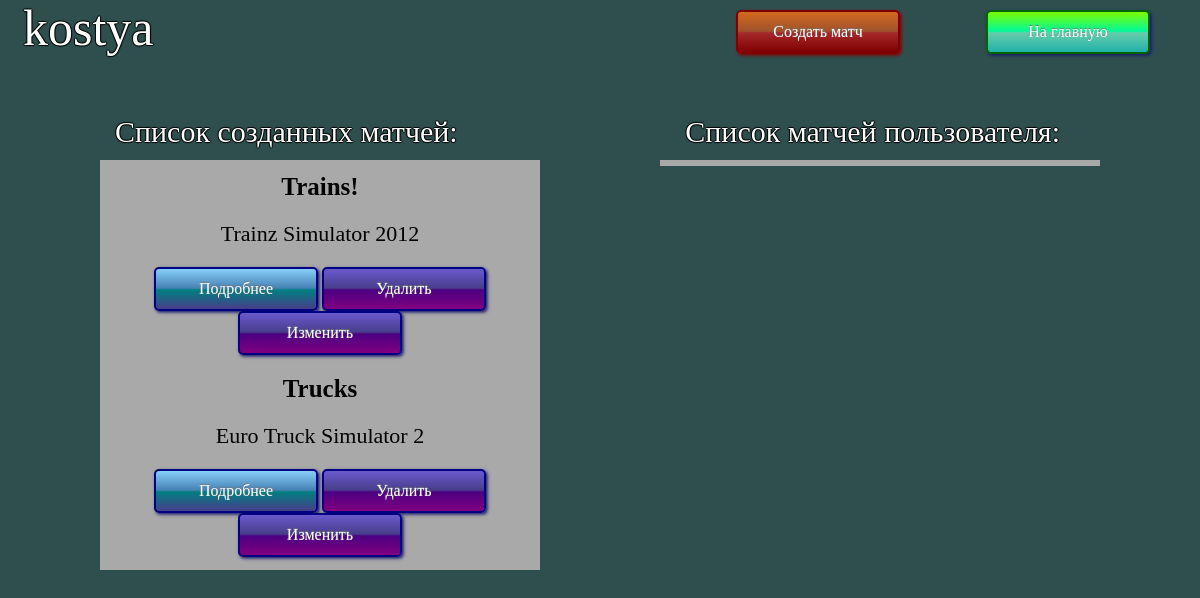
Screenshot of /userinfo (signed in) with the database file from the repository.
### app/models.py (models this page shows, shortened)
class User(db.Model, UserMixin):
    id = db.Column(db.Integer, primary_key=True)
    username = db.Column(db.String(20), unique=True, nullable=False)
    email = db.Column(db.String(120), unique=True, nullable=False)
    password = db.Column(db.String(60), nullable=False)
    is_admin = db.Column(db.Boolean)
    rooms = db.relationship('Room', secondary='user_room', backref='participants', lazy=True)
    user_rooms = db.relationship('Room', backref='host', lazy=True)

class Room(db.Model):
    id = db.Column(db.Integer, primary_key=True)
    name = db.Column(db.String(20))
    start_time = db.Column(db.DateTime)
    max_num_of_player = db.Column(db.Integer)
    host_message = db.Column(db.String(2020))
    host_id = db.Column(db.Integer, db.ForeignKey('user.id'))
    game_id = db.Column(db.Integer, db.ForeignKey('game.id'))

class Game(db.Model):
    id = db.Column(db.Integer, primary_key=True)
    name = db.Column(db.String(40))
    game_genre_id = db.Column(db.Integer, db.ForeignKey('genre.id'))
    rooms = db.relationship('Room', backref='game', lazy=True)

### app/users/routes.py (the view)
@users.route("/userinfo")
@login_required
def user_info():
    rooms, user_rooms = access.get_user_information(current_user)
    return render_template("usr_page.html", rooms=rooms, user_rooms=user_rooms)

### app/models.py (called while the page is built)
@login_manager.user_loader
def load_user(user_id):
    return User.query.get(int(user_id))

### app/users/func.py (called while the page is built)
    def get_user_information(self, user):
        rooms = user.rooms
        user_rooms = user.user_rooms
        return rooms, user_rooms

### app/templates/usr_page.html (shortened to what this page needs)
<html>
<head>
<link rel="stylesheet" type="text/css" href="../static/usr_page_style.css">
</head>
<body/>
<a href="{{ url_for('main.home') }}" class="button1">На главную</a>
<a href="{{ url_for('matches.edit_match', room_id=0) }}" class="button2">Создать матч</a>
<h1>{{ current_user.username }}</h1>
<h2>Список матчей пользователя:</h2>
<h3>Список созданных матчей:</h3>
<div class="box1">
  {% for user_room in user_rooms %}
  <div class="title">
    {{ user_room.name }}
  </div>
  <div class="meaning">
    {{ user_room.game.name }}
  </div>
    <div class="button">
  	<a href="{{ url_for('matches.show_room', room_id=user_room.id) }}" class="button25">Подробнее</a>
	<a href="{{ url_for('matches.delete_room', room_id=user_room.id) }}" class="button24">Удалить</a>
	<a href="{{ url_for('matches.edit_match', room_id=user_room.id) }}" class="button24">Изменить</a>
	</div>
    {% endfor %}
</div>
<div class="box2">
</div>
</body>
</html>

### app/static/usr_page_style.css (style rules this page uses)
body { background-color: #2F4F4F; }
h1 { position: absolute; top:-50px;color:#FFF; font-size:50px; padding:15px; font-weight: 100; text-shadow: 1px 0 1px #000, 0 1px 1px #000, -1px 0 1px #000, 0 -1px 1px #000; }
h2 { color:#FFF; font-size:30px; position: absolute; right: 125px; top:75px; padding:15px; font-weight: 100; text-shadow: 1px 0 1px #000, 0 1px 1px #000, -1px 0 1px #000, 0 -1px 1px #000; }
h3 { color:#FFF; font-size:30px; position: absolute; left: 100px; top:70px; padding:15px; font-weight: 100; text-shadow: 1px 0 1px #000, 0 1px 1px #000, -1px 0 1px #000, 0 -1px 1px #000; }
.box1 { position: absolute; left: 100px; top:150px; width: 400px; margin: 10px auto; padding: 3px 20px; background-color: #A9A9A9; }
.box1 .title, .box1 .meaning { text-align: center; padding-top: 10px; padding-bottom: 10px; }
.box1 .title { font-size: 25px; font-weight: bold; }
.box1 .meaning { font-size: 22px; }
.box1 .button { margin:10px auto; text-align: center; }
a.button25 { position: relative; display: inline-block; width: 10em; height: 2.5em; line-height: 2.5em; vertical-align: middle; text-align: center; text-decoration: none; text-shadow: 0 -1px 1px #777; color: #fff; outline: none; border: 2px solid #000080; border-radius: 5px; box-shadow: 0 0 0 60px rgba(0,0,0,0) inset, .1em .1em .2em #191970; background: linear-gradient(#87CEFA, #4682B4 48%, #008080 52%, #483D8B); }
a.button24 { position: relative; display: inline-block; width: 10em; height: 2.5em; line-height: 2.5em; vertical-align: middle; text-align: center; text-decoration: none; text-shadow: 0 -1px 1px #777; color: #fff; outline: none; border: 2px solid #000080; border-radius: 5px; box-shadow: 0 0 0 60px rgba(0,0,0,0) inset, .1em .1em .2em #191970; background: linear-gradient(#6A5ACD, #483D8B 48%, #4B0082 52%, #800080); }
.box2 { position: absolute; right: 100px; top:150px; width: 400px; margin: 10px auto; padding: 3px 20px; background-color: #A9A9A9; }
a.button1 { position: absolute; right: 50px; top:10px; display: inline-block; width: 10em; height: 2.5em; line-height: 2.5em; vertical-align: middle; text-align: center; text-decoration: none; text-shadow: 0 -1px 1px #777; color: #fff; outline: none; border: 2px solid #006400; border-radius: 5px; box-shadow: 0 0 0 60px rgba(0,0,0,0) inset, .1em .1em .2em #191970; background: linear-gradient(#7CFC00, #00FA9A 48%, #66CDAA 52%, #20B2AA); }
a.button2 { position: absolute; right: 300px; top:10px; display: inline-block; width: 10em; height: 2.5em; line-height: 2.5em; vertical-align: middle; text-align: center; text-decoration: none; text-shadow: 0 -1px 1px #777; color: #fff; outline: none; border: 2px solid #800000; border-radius: 5px; box-shadow: 0 0 0 60px rgba(0,0,0,0) inset, .1em .1em .2em #8B0000; background: linear-gradient(#D2691E, #A0522D 48%, #A52A2A 52%, #800000); }

### rows the page displays
User: username "kostya"
Room: name "Trains!", game.name "Trainz Simulator 2012"
Room: name "Trucks", game.name "Euro Truck Simulator 2"
